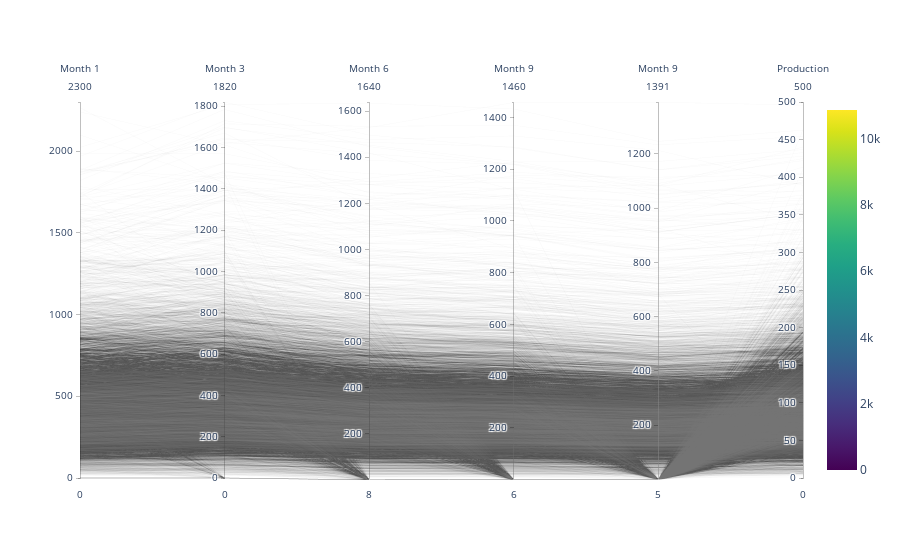

Notebook code cell kept with this figure:
### Markdown cell above
Although the stages are all over the line, the range is concentrated between 89 - 105. Along with a Total proppant of 5 - 10 M, allows for a cumulative production of 100 - 200. To get the most production, it seems as the stage has to be between 40 - 60, while the range is in the 90s. Total Proppant must be higher than usual, between 15 M - 20 M to get the higher production.

### Code cell
# Relationship between all productions 

fig = go.Figure(data=
    go.Parcoords(
        line = dict(color = df['Unnamed: 0'],
                   showscale = True,
                   cmin = 0,
                   cmax = 10856),
        dimensions = list([
            dict(range = [0,2300],
                constraintrange = [4,8],
                label = 'Month 1', values = df['Best1 Mo BOPD']),
            dict(range = [0,1820],
                label = 'Month 3', values = df['Best3 Mo BOPD']),
            dict(range = [8,1640],
                label = 'Month 6', values = df['Best6 Mo BOPD']),
            dict(range = [6,1460],
                label = 'Month 9', values = df['Best9 Mo BOPD']),
            dict(range = [5,1391],
                label = 'Month 9', values = df['Best12 Mo BOPD']),
            dict(range = [0,500],
                label = 'Production', values = df['12 month Cum Prod']),
        ])
    )
)

fig.update_layout(
    plot_bgcolor = 'white',
    paper_bgcolor = 'white'
)

fig.show()

### Figure 1 — Plotly figure (JSON) as saved in the notebook; plotly's stock layout.template omitted (floating-point values rounded to 4 significant figures; data arrays with more than 128 entries replaced by an {"elided": "..."} marker saying what was removed)
{"data": [{"dimensions": [{"constraintrange": [4, 8], "label": "Month 1", "range": [0, 2300], "values": {"elided": "10856 float values"}}, {"label": "Month 3", "range": [0, 1820], "values": {"elided": "10856 float values"}}, {"label": "Month 6", "range": [8, 1640], "values": {"elided": "10856 float values"}}, {"label": "Month 9", "range": [6, 1460], "values": {"elided": "10856 float values"}}, {"label": "Month 9", "range": [5, 1391], "values": {"elided": "10856 float values"}}, {"label": "Production", "range": [0, 500], "values": {"elided": "10856 float values"}}], "line": {"cmax": 10856, "cmin": 0, "color": {"elided": "10856 int values"}, "showscale": true}, "type": "parcoords"}], "layout": {"paper_bgcolor": "white", "plot_bgcolor": "white"}}
